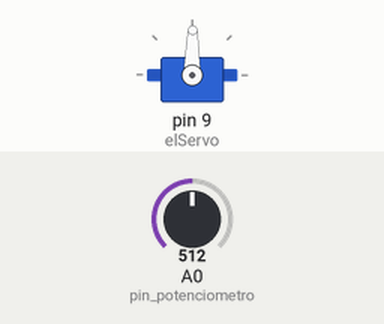
Bench run of a sketch on a simulated Arduino Uno, built with avr-gcc and run on an emulated ATmega328P. Shown: servo. Inputs (shaded band) come from the test bench; at power-on: A0 (pin_potenciometro) = 512.

Above: at 1.2 s.
1.3 s: A0 (pin_potenciometro) set to 716
At 2.3 s:
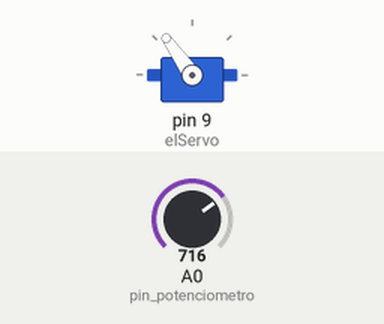
2.8 s: A0 (pin_potenciometro) set to 900
At 3.1 s:
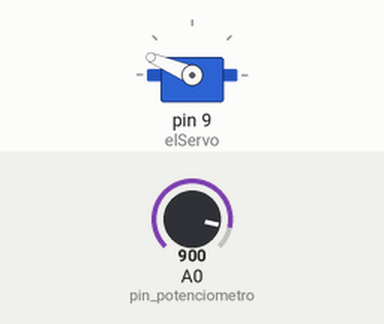
4.3 s: A0 (pin_potenciometro) set to 1023
At 5.5 s:
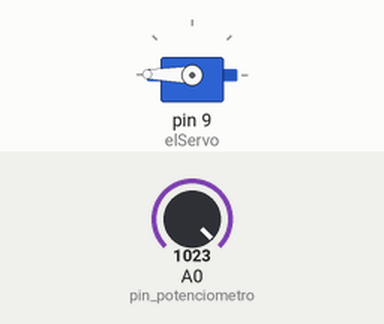
5.8 s: A0 (pin_potenciometro) set to 306
At 6.6 s:
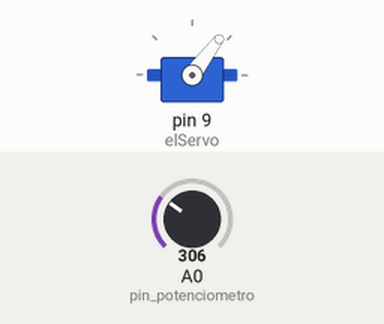
7.3 s: A0 (pin_potenciometro) set to 122
At 8.0 s:
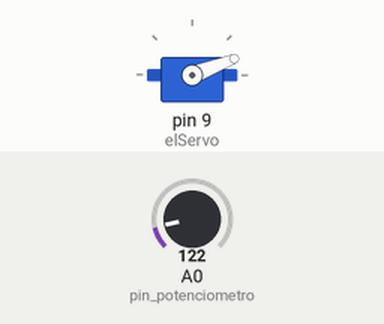
8.8 s: A0 (pin_potenciometro) set to 511
At 10.1 s:
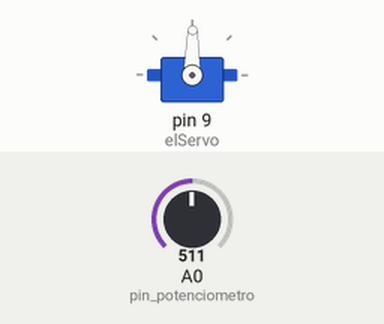
Timing chart, 0 to 11.3 s (numbered marks = the images above; inputs shaded):
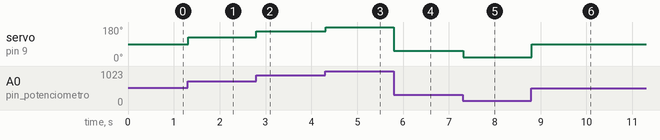

Measured:
- after the input at 1.3 s, servo on pin 9 (elServo): 89° → 125° at once
- after the input at 2.8 s, servo on pin 9 (elServo): 125° → 157° at once
- after the input at 4.3 s, servo on pin 9 (elServo): 157° → 179° at once
- after the input at 5.8 s, servo on pin 9 (elServo): 179° → 53° at once
- after the input at 7.3 s, servo on pin 9 (elServo): 53° → 21° at once
- after the input at 8.8 s, servo on pin 9 (elServo): 21° → 89° at once

The sketch:

Practica5_servo.ino
```cpp
#include <Servo.h> //carga la librería del servo
Servo elServo; //se crea el objeto servo
int pin_potenciometro = 0;
int variable_lectura;
void setup() {
  // put your setup code here, to run once:
  elServo.attach(9); //servo conectado al pin número 9

}

void loop() {
  // put your main code here, to run repeatedly:
  variable_lectura = analogRead(pin_potenciometro);
  variable_lectura = map(variable_lectura,0,1023,0,179); //escala el potenciometro de 0 a 179 grados, entonces lo que hace es asignar a la variable de entre los grados disponibles cierto rango de grados
  elServo.write(variable_lectura); //aquí se coloca la posición del servo, que es hacia donde va a girar
  delay(15); //un delay pa que no se mueva mucho xD
}
```
